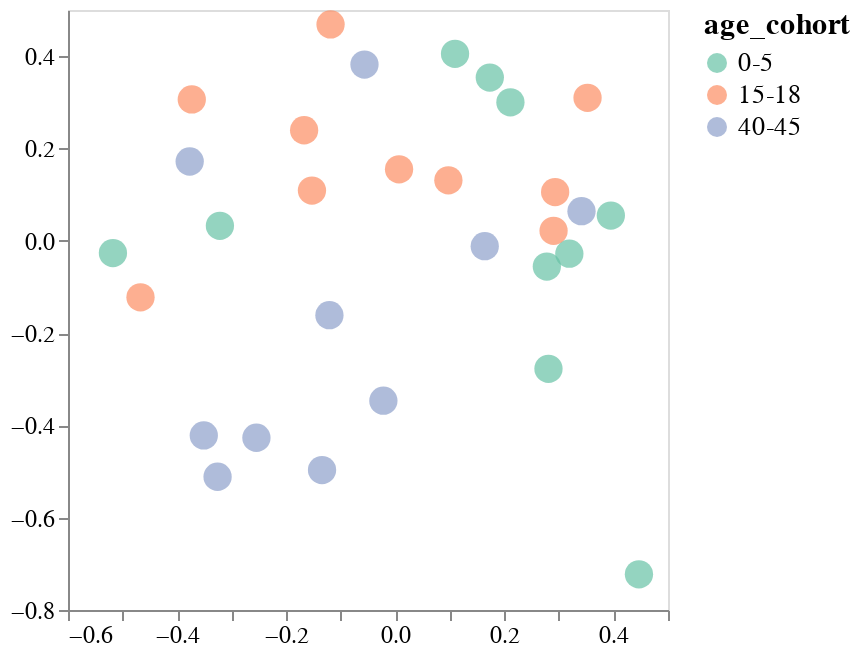

Notebook source saved alongside this figure:
### Code cell
mds_and_plot(escape_df, site_or_aa='aa', p=2, 
             dissimilarity_method='one_minus', mds_random_state=8)

### Figure 1 — Vega-Lite specification as saved in the notebook (floating-point values rounded to 4 significant figures)
{"config": {"view": {"continuousWidth": 300, "continuousHeight": 300}, "axis": {"grid": false, "labelFontSize": 12, "title": null}, "legend": {"labelFontSize": 13, "titleFontSize": 15}}, "data": {"name": "data-1d041166286a2626447346626b0804d8"}, "mark": {"type": "circle", "opacity": 0.7, "size": 200}, "encoding": {"color": {"field": "age_cohort", "scale": {"scheme": "set2"}, "type": "nominal"}, "detail": {"field": "serum", "type": "nominal"}, "tooltip": [{"field": "serum", "type": "nominal"}, {"field": "age_cohort", "type": "nominal"}], "x": {"field": "x_coord", "scale": {"padding": 5}, "type": "quantitative"}, "y": {"field": "y_coord", "scale": {"padding": 5}, "type": "quantitative"}}, "$schema": "https://vega.github.io/schema/vega-lite/v5.8.0.json", "datasets": {"data-1d041166286a2626447346626b0804d8": [{"serum": "2367", "x_coord": 0.3952, "y_coord": 0.05469, "age_cohort": "0-5"}, {"serum": "3944", "x_coord": 0.3191, "y_coord": -0.02791, "age_cohort": "0-5"}, {"serum": "2462", "x_coord": 0.1096, "y_coord": 0.405, "age_cohort": "0-5"}, {"serum": "2389", "x_coord": 0.2809, "y_coord": -0.2774, "age_cohort": "0-5"}, {"serum": "2323", "x_coord": 0.2779, "y_coord": -0.05597, "age_cohort": "0-5"}, {"serum": "2388", "x_coord": 0.2111, "y_coord": 0.2999, "age_cohort": "0-5"}, {"serum": "2463", "x_coord": 0.1733, "y_coord": 0.3535, "age_cohort": "0-5"}, {"serum": "3973", "x_coord": -0.3215, "y_coord": 0.03231, "age_cohort": "0-5"}, {"serum": "4299", "x_coord": -0.5176, "y_coord": -0.0266, "age_cohort": "0-5"}, {"serum": "4584", "x_coord": 0.4467, "y_coord": -0.7226, "age_cohort": "0-5"}, {"serum": "2343", "x_coord": -0.1186, "y_coord": 0.4688, "age_cohort": "15-18"}, {"serum": "2350", "x_coord": 0.006932, "y_coord": 0.1547, "age_cohort": "15-18"}, {"serum": "2365", "x_coord": 0.09737, "y_coord": 0.1309, "age_cohort": "15-18"}, {"serum": "2380", "x_coord": 0.3525, "y_coord": 0.3098, "age_cohort": "15-18"}, {"serum": "2382", "x_coord": -0.1528, "y_coord": 0.1089, "age_cohort": "15-18"}, {"serum": "3866", "x_coord": 0.2931, "y_coord": 0.1056, "age_cohort": "15-18"}, {"serum": "3856", "x_coord": -0.4671, "y_coord": -0.1226, "age_cohort": "15-18"}, {"serum": "3857", "x_coord": -0.1671, "y_coord": 0.2395, "age_cohort": "15-18"}, {"serum": "3862", "x_coord": -0.3731, "y_coord": 0.3062, "age_cohort": "15-18"}, {"serum": "3895", "x_coord": 0.2902, "y_coord": 0.02167, "age_cohort": "15-18"}, {"serum": "33C", "x_coord": -0.02182, "y_coord": -0.3464, "age_cohort": "40-45"}, {"serum": "34C", "x_coord": 0.3414, "y_coord": 0.06411, "age_cohort": "40-45"}, {"serum": "197C", "x_coord": -0.1207, "y_coord": -0.1613, "age_cohort": "40-45"}, {"serum": "199C", "x_coord": -0.1343, "y_coord": -0.4968, "age_cohort": "40-45"}, {"serum": "215C", "x_coord": -0.05644, "y_coord": 0.3819, "age_cohort": "40-45"}, {"serum": "210C", "x_coord": -0.3258, "y_coord": -0.5113, "age_cohort": "40-45"}, {"serum": "74C", "x_coord": -0.351, "y_coord": -0.4218, "age_cohort": "40-45"}, {"serum": "68C", "x_coord": -0.3769, "y_coord": 0.1718, "age_cohort": "40-45"}, {"serum": "150C", "x_coord": 0.164, "y_coord": -0.01167, "age_cohort": "40-45"}, {"serum": "18C", "x_coord": -0.2545, "y_coord": -0.4268, "age_cohort": "40-45"}]}}
